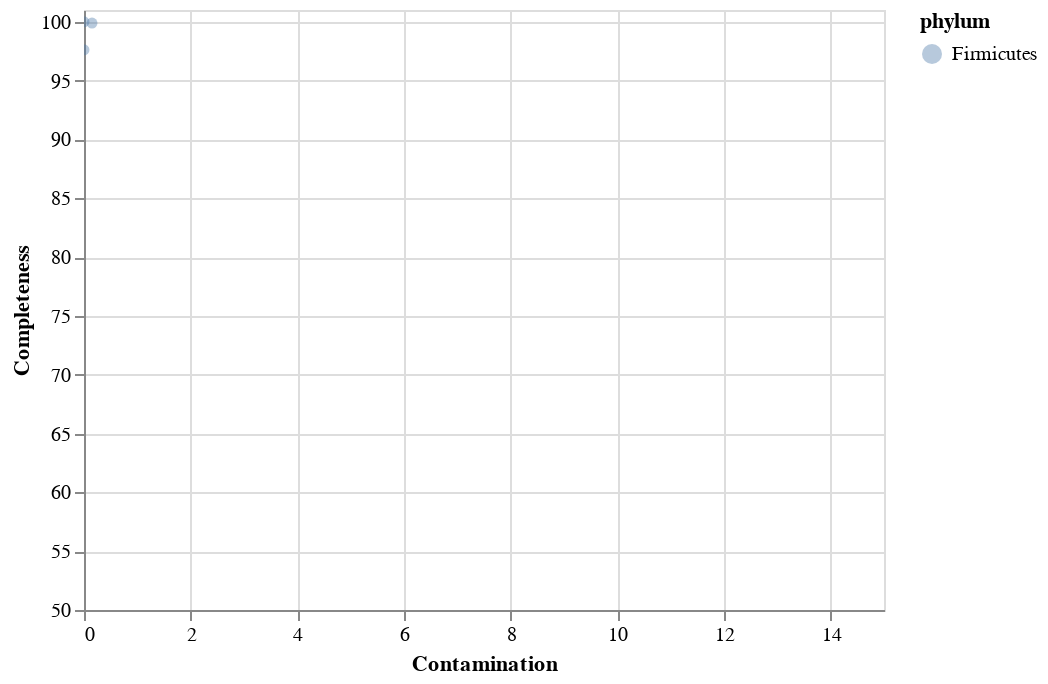

Write notebook code for a chart like this one.
### Code cell
xscale = alt.Scale(domain=(0, 15))
yscale = alt.Scale(domain=(50, 101))

alt.Chart(genome_quality).mark_circle(opacity= .4).encode(
    alt.X('Contamination', scale=xscale),
    alt.Y('Completeness', scale=yscale),
    color='phylum',
    tooltip=['Name', 'Id', 'Contamination','Completeness' ]
).interactive()

### Figure 1 — Vega-Lite specification as saved in the notebook (floating-point values rounded to 4 significant figures)
{"config": {"view": {"continuousWidth": 400, "continuousHeight": 300}}, "data": {"name": "data-e1e4b7b6ab3ff219aa9a02f4497eabe0"}, "mark": {"type": "circle", "opacity": 0.4}, "encoding": {"color": {"type": "nominal", "field": "phylum"}, "tooltip": [{"type": "nominal", "field": "Name"}, {"type": "nominal", "field": "Id"}, {"type": "quantitative", "field": "Contamination"}, {"type": "quantitative", "field": "Completeness"}], "x": {"type": "quantitative", "field": "Contamination", "scale": {"domain": [0, 15]}}, "y": {"type": "quantitative", "field": "Completeness", "scale": {"domain": [50, 101]}}}, "selection": {"selector001": {"type": "interval", "bind": "scales", "encodings": ["x", "y"]}}, "$schema": "https://vega.github.io/schema/vega-lite/v4.0.0.json", "datasets": {"data-e1e4b7b6ab3ff219aa9a02f4497eabe0": [{"Marker lineage": "g__Mycoplasma (UID2426)", "# genomes": 42, "# markers": 258, "# marker sets": 138, "0": 0, "1": 258, "2": 0, "3": 0, "4": 0, "5+": 0, "Completeness": 100.0, "Contamination": 0.0, "Strain heterogeneity": 0.0, "Quality_Score": 100.0, "Lineage": "g__Mycoplasma", "Id": "MAG1", "kindom": "Bacteria", "phylum": "Firmicutes", "class": "Bacilli", "order": "Mycoplasmatales", "family": "Metamycoplasmataceae", "genus": "Mesomycoplasma", "species": "Mesomycoplasma hyorhinis", "Name": "Mesomycoplasma hyorhinis"}, {"Marker lineage": "g__Streptococcus (UID684)", "# genomes": 26, "# markers": 668, "# marker sets": 229, "0": 1, "1": 666, "2": 1, "3": 0, "4": 0, "5+": 0, "Completeness": 99.89, "Contamination": 0.15, "Strain heterogeneity": 0.0, "Quality_Score": 99.14, "Lineage": "g__Streptococcus", "Id": "MAG2", "kindom": "Bacteria", "phylum": "Firmicutes", "class": "Bacilli", "order": "Lactobacillales", "family": "Streptococcaceae", "genus": "Streptococcus", "species": "Streptococcus thermophilus", "Name": "Streptococcus thermophilus"}, {"Marker lineage": "f__Mycoplasmataceae (UID2466)", "# genomes": 36, "# markers": 295, "# marker sets": 140, "0": 6, "1": 289, "2": 0, "3": 0, "4": 0, "5+": 0, "Completeness": 97.62, "Contamination": 0.0, "Strain heterogeneity": 0.0, "Quality_Score": 97.62, "Lineage": "f__Mycoplasmataceae", "Id": "MAG3", "kindom": "Bacteria", "phylum": "Firmicutes", "class": "Bacilli", "order": "Mycoplasmatales", "family": "Mycoplasmoidaceae", "genus": "Ureaplasma", "species": "Ureaplasma urealyticum", "Name": "Ureaplasma urealyticum"}]}}
